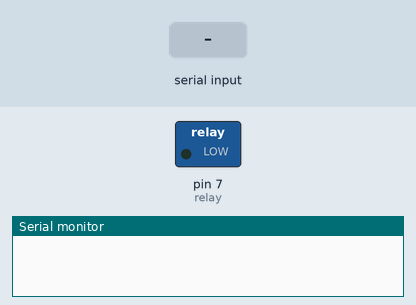
Simulated run of this sketch. Board: Arduino Uno, built with avr-gcc and run on an emulated ATmega328P. Parts: switched loads named in the sketch (green lamp = pin HIGH), the last lines printed to the serial monitor. The inputs (shaded band) are chosen by the test bench.

Above: at 1.2 s.
1.3 s: "0\n" received over Serial
At 2.2 s:
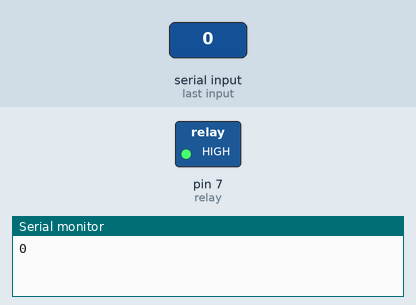
2.8 s: "1\n" received over Serial
At 3.3 s:
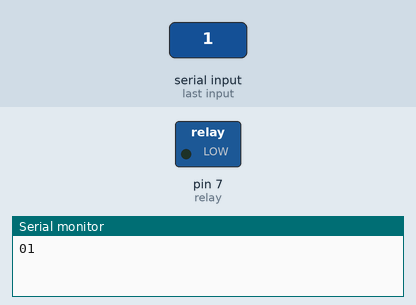
Timing chart, 0 to 5.8 s (numbered marks = the images above; inputs shaded):
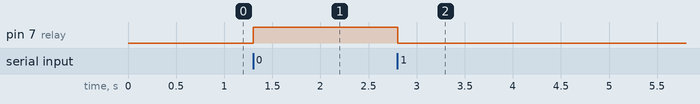

Measured:
- after the input at 1.3 s, pin 7 (relay): LOW → HIGH at once
- after the input at 2.8 s, pin 7 (relay): HIGH → LOW at once

The sketch:

arduino.ino
```cpp
int relay = 7;
void setup() {
  Serial.begin(9600); // Baudrate 9600bps
  pinMode(relay, OUTPUT);
}

void loop() {
  if (Serial.available()) {
    // Membaca data dari NodeMCU
    String receivedData = Serial.readStringUntil('\n');
    int myInt = receivedData.toInt();
    // Lakukan sesuatu dengan data yang diterima


    Serial.print(myInt);

    if(myInt == 1){
      digitalWrite(relay, LOW);
    }else if(myInt == 0){
      digitalWrite(relay, HIGH);
    }
  }
}
```
